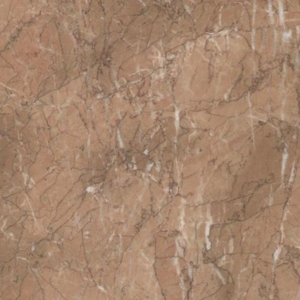
%> input picture LAB 7/1.jpg, 300 x 300 px
$ octave LAB_SEVENTH_TWO.m   (GNU Octave 9; MATLAB toolbox functions it lacks are replaced by stand-ins)
%> lines starting %> are read from the running program, lines starting %| are printed output that depends on the picture
clc
clear all
    IColor = imread('C:\Users\TEMP\Desktop\15BCE1282\1.jpg');
%> IColor is the input picture: size 300x300x3 uint8; mean R, G, B 164.9, 132.8, 109
    I = rgb2gray(IColor);
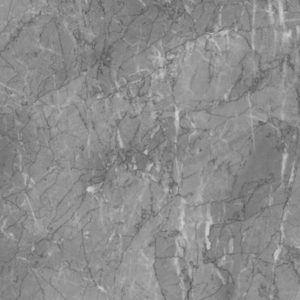
%> I: size 300x300 uint8; min 83, max 207, mean 139.7
    [r,c] = size(I);
%> r = 300; c = 300
    G=double(I);
    [counts,graylevels]=imhist(I);%histogram of image
%> counts = 256 values, max 3043 at index 146, min 0 at index 1, mean 351.6; graylevels = 256 values from 0 to 255
    figure, imhist(I);
    title('Gray-level distribution')
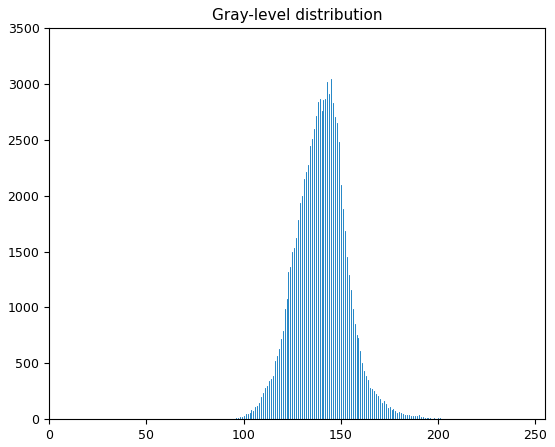
%> figure redrawn from the program's plot data; highest point at x = 145, y = 3043
    PI=counts/(r*c);
%> PI = 256 values, max 0.0338 at index 146, min 0 at index 1, mean 0.00391
    averagevalue=sum(graylevels.*PI);%mean value
%> averagevalue = 139.7
    u4=sum((graylevels-repmat(averagevalue,[256,1])).^4.*PI);%4th moment about mean
%> u4 = 117529.1
    variance=sum((graylevels-repmat(averagevalue,[256,1])).^2.*PI);%variance(2nd moment about mean)
%> variance = 173.5
    alpha4=u4/variance^2;%kurtosis
%> alpha4 = 3.91
    %Contrast Value
    Fcontrast=sqrt(variance)/alpha4.^(1/4)
%> Fcontrast = 9.37

$ run again, with LAB 7/10.jpg copied over LAB 7/1.jpg
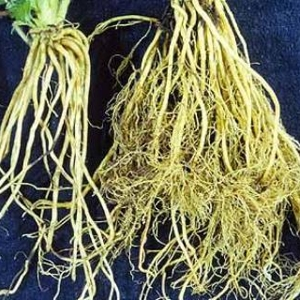
%> input picture LAB 7/10.jpg, 300 x 300 px
%> IColor is the input picture: size 300x300x3 uint8; mean R, G, B 123.3, 123.6, 92.3
%> `I = rgb2gray(IColor);`:
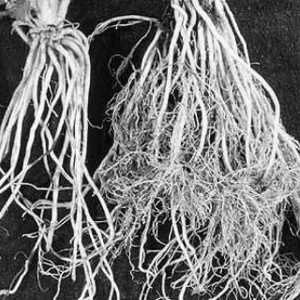
%> I: size 300x300 uint8; min 0, max 254, mean 119.9
%> counts = 256 values, max 862 at index 37, min 0 at index 256, mean 351.6; graylevels = 256 values from 0 to 255
%> `title('Gray-level distribution')`:
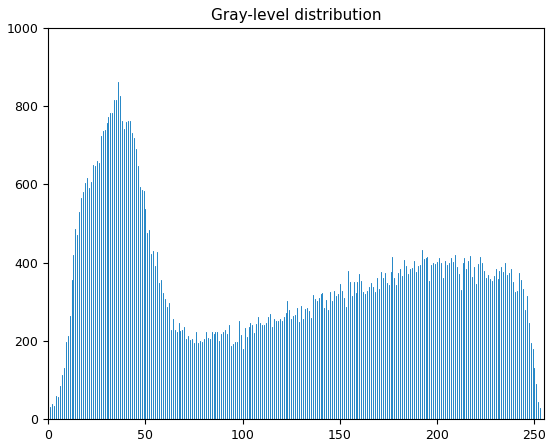
%> figure redrawn from the program's plot data; highest point at x = 36, y = 862
%> PI = 256 values, max 0.00958 at index 37, min 0 at index 256, mean 0.00391
%> averagevalue = 119.9
%> u4 = 51388411.7
%> variance = 5750.4
%> alpha4 = 1.55
%> Fcontrast = 67.92

$ run again, with LAB 7/2.jpg copied over LAB 7/1.jpg
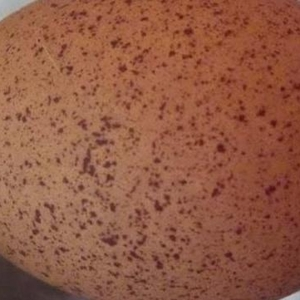
%> input picture LAB 7/2.jpg, 300 x 300 px
%> IColor is the input picture: size 300x300x3 uint8; mean R, G, B 146.3, 90.5, 68.5
%> `I = rgb2gray(IColor);`:
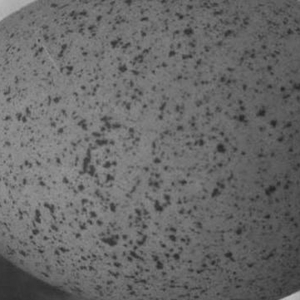
%> I: size 300x300 uint8; min 35, max 189, mean 104.7
%> counts = 256 values, max 1788 at index 116, min 0 at index 1, mean 351.6; graylevels = 256 values from 0 to 255
%> `title('Gray-level distribution')`:
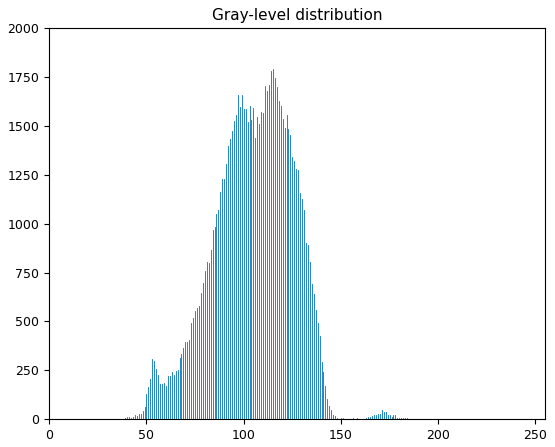
%> figure redrawn from the program's plot data; highest point at x = 115, y = 1788
%> PI = 256 values, max 0.0199 at index 116, min 0 at index 1, mean 0.00391
%> averagevalue = 104.7
%> u4 = 541760.8
%> variance = 416.6
%> alpha4 = 3.12
%> Fcontrast = 15.36

$ run again, with LAB 7/3.jpg copied over LAB 7/1.jpg
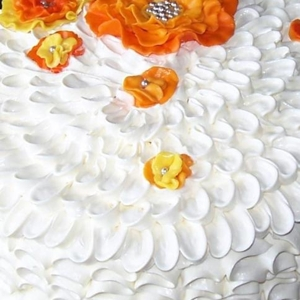
%> input picture LAB 7/3.jpg, 300 x 300 px
%> IColor is the input picture: size 300x300x3 uint8; mean R, G, B 224.5, 209.6, 195.6
%> `I = rgb2gray(IColor);`:
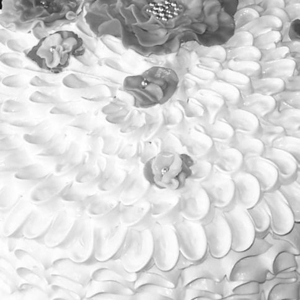
%> I: size 300x300 uint8; min 16, max 255, mean 212.4
%> counts = 256 values, max 2083 at index 250, min 0 at index 1, mean 351.6; graylevels = 256 values from 0 to 255
%> `title('Gray-level distribution')`:
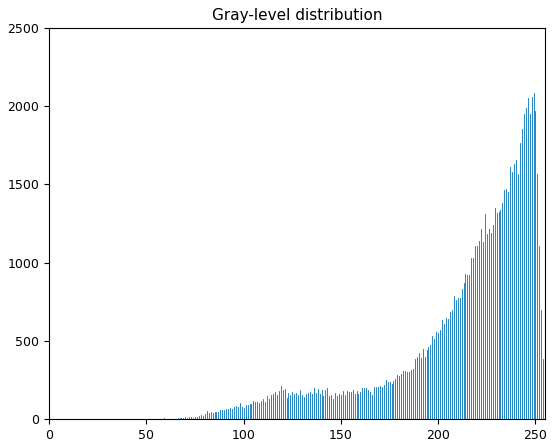
%> figure redrawn from the program's plot data; highest point at x = 249, y = 2083
%> PI = 256 values, max 0.0231 at index 250, min 0 at index 1, mean 0.00391
%> averagevalue = 212.4
%> u4 = 10230043
%> variance = 1510.4
%> alpha4 = 4.48
%> Fcontrast = 26.71
